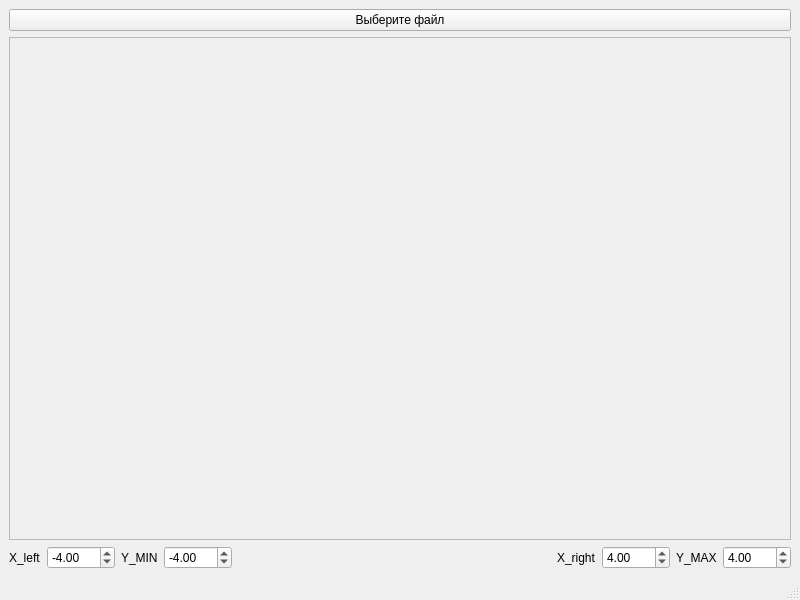
<?xml version="1.0" encoding="UTF-8"?>
<ui version="4.0">
 <class>MainWindow</class>
 <widget class="QMainWindow" name="MainWindow">
  <property name="geometry">
   <rect>
    <x>0</x>
    <y>0</y>
    <width>800</width>
    <height>600</height>
   </rect>
  </property>
  <property name="windowTitle">
   <string>Отсечение</string>
  </property>
  <widget class="QWidget" name="centralwidget">
   <layout class="QVBoxLayout" name="verticalLayout">
    <item>
     <layout class="QHBoxLayout" name="horizontalLayout_3"/>
    </item>
    <item>
     <widget class="QPushButton" name="selectDirectoryB">
      <property name="text">
       <string>Выберите файл</string>
      </property>
     </widget>
    </item>
    <item>
     <widget class="QScrollArea" name="scrollArea">
      <property name="widgetResizable">
       <bool>true</bool>
      </property>
      <widget class="QWidget" name="scrollAreaWidgetContents">
       <property name="geometry">
        <rect>
         <x>0</x>
         <y>0</y>
         <width>774</width>
         <height>438</height>
        </rect>
       </property>
       <layout class="QVBoxLayout" name="verticalLayout_2">
        <item>
         <widget class="QLabel" name="label">
          <property name="text">
           <string/>
          </property>
          <property name="alignment">
           <set>Qt::AlignCenter</set>
          </property>
         </widget>
        </item>
       </layout>
      </widget>
     </widget>
    </item>
    <item>
     <layout class="QHBoxLayout" name="horizontalLayout">
      <item>
       <layout class="QHBoxLayout" name="horizontalLayout_5">
        <item>
         <widget class="QLabel" name="label_4">
          <property name="text">
           <string>X_left</string>
          </property>
         </widget>
        </item>
        <item>
         <widget class="QDoubleSpinBox" name="dsb_Xmin">
          <property name="minimum">
           <double>-100.000000000000000</double>
          </property>
          <property name="value">
           <double>-4.000000000000000</double>
          </property>
         </widget>
        </item>
       </layout>
      </item>
      <item>
       <layout class="QVBoxLayout" name="verticalLayout_5">
        <item>
         <layout class="QHBoxLayout" name="horizontalLayout_6">
          <item>
           <widget class="QLabel" name="label_5">
            <property name="text">
             <string>Y_MIN</string>
            </property>
           </widget>
          </item>
          <item>
           <widget class="QDoubleSpinBox" name="dsb_Ymin">
            <property name="minimum">
             <double>-100.000000000000000</double>
            </property>
            <property name="value">
             <double>-4.000000000000000</double>
            </property>
           </widget>
          </item>
         </layout>
        </item>
       </layout>
      </item>
      <item>
       <spacer name="horizontalSpacer">
        <property name="orientation">
         <enum>Qt::Horizontal</enum>
        </property>
        <property name="sizeHint" stdset="0">
         <size>
          <width>40</width>
          <height>20</height>
         </size>
        </property>
       </spacer>
      </item>
      <item>
       <widget class="QLabel" name="label_2">
        <property name="text">
         <string>X_right</string>
        </property>
       </widget>
      </item>
      <item>
       <widget class="QDoubleSpinBox" name="dsb_Xmax">
        <property name="minimum">
         <double>-100.000000000000000</double>
        </property>
        <property name="value">
         <double>4.000000000000000</double>
        </property>
       </widget>
      </item>
      <item>
       <widget class="QLabel" name="label_3">
        <property name="text">
         <string>Y_MAX</string>
        </property>
       </widget>
      </item>
      <item>
       <widget class="QDoubleSpinBox" name="dsb_Ymax">
        <property name="minimum">
         <double>-100.000000000000000</double>
        </property>
        <property name="value">
         <double>4.000000000000000</double>
        </property>
       </widget>
      </item>
     </layout>
    </item>
   </layout>
  </widget>
  <widget class="QMenuBar" name="menubar">
   <property name="geometry">
    <rect>
     <x>0</x>
     <y>0</y>
     <width>800</width>
     <height>22</height>
    </rect>
   </property>
  </widget>
  <widget class="QStatusBar" name="statusbar"/>
 </widget>
 <resources/>
 <connections/>
</ui>
